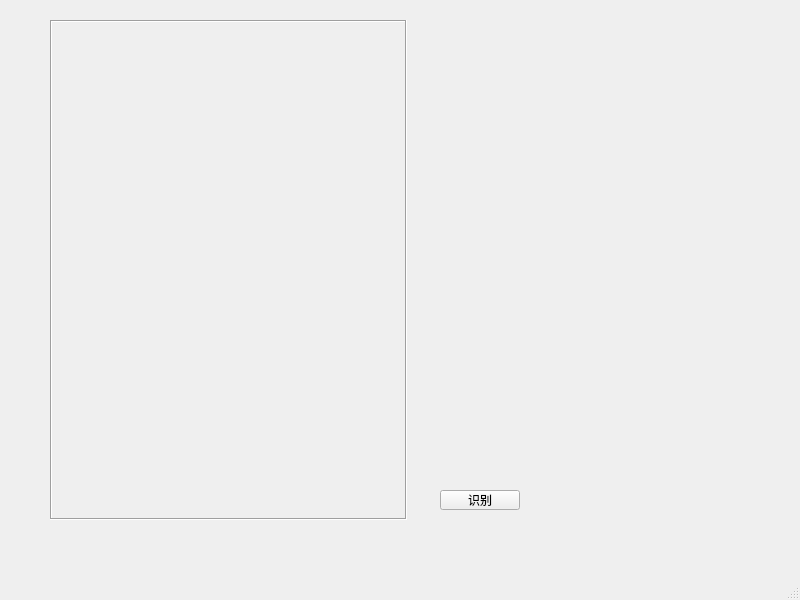
<?xml version="1.0" encoding="UTF-8"?>
<ui version="4.0">
 <class>MainWindow</class>
 <widget class="QMainWindow" name="MainWindow">
  <property name="geometry">
   <rect>
    <x>0</x>
    <y>0</y>
    <width>800</width>
    <height>600</height>
   </rect>
  </property>
  <property name="windowTitle">
   <string>MainWindow</string>
  </property>
  <widget class="QWidget" name="centralwidget">
   <widget class="QLabel" name="labView">
    <property name="geometry">
     <rect>
      <x>50</x>
      <y>20</y>
      <width>357</width>
      <height>500</height>
     </rect>
    </property>
    <property name="frameShape">
     <enum>QFrame::Box</enum>
    </property>
    <property name="frameShadow">
     <enum>QFrame::Sunken</enum>
    </property>
    <property name="text">
     <string/>
    </property>
   </widget>
   <widget class="QPushButton" name="btnDetect">
    <property name="geometry">
     <rect>
      <x>440</x>
      <y>490</y>
      <width>80</width>
      <height>20</height>
     </rect>
    </property>
    <property name="text">
     <string>识别</string>
    </property>
   </widget>
  </widget>
  <widget class="QMenuBar" name="menubar">
   <property name="geometry">
    <rect>
     <x>0</x>
     <y>0</y>
     <width>800</width>
     <height>22</height>
    </rect>
   </property>
  </widget>
  <widget class="QStatusBar" name="statusbar"/>
 </widget>
 <resources/>
 <connections/>
</ui>
